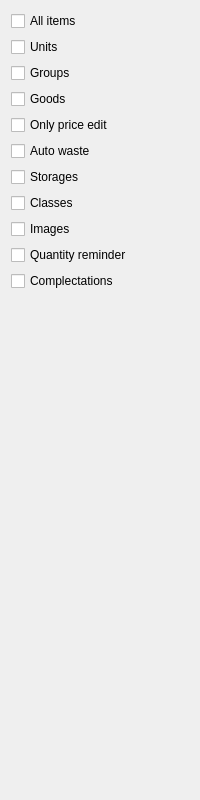
     <widget class="QWidget" name="tab_6">
      <attribute name="title">
       <string>Goods</string>
      </attribute>
      <layout class="QGridLayout" name="gridLayout_4">
       <item row="3" column="0">
        <widget class="C5CheckBox" name="checkBox_14">
         <property name="text">
          <string>Goods</string>
         </property>
         <property name="Tag" stdset="0">
          <number>603</number>
         </property>
        </widget>
       </item>
       <item row="9" column="0">
        <widget class="C5CheckBox" name="checkBox_211">
         <property name="text">
          <string>Quantity reminder</string>
         </property>
         <property name="Tag" stdset="0">
          <number>609</number>
         </property>
        </widget>
       </item>
       <item row="5" column="0">
        <widget class="C5CheckBox" name="checkBox_15">
         <property name="text">
          <string>Auto waste</string>
         </property>
         <property name="Tag" stdset="0">
          <number>604</number>
         </property>
        </widget>
       </item>
       <item row="11" column="1">
        <spacer name="verticalSpacer_4">
         <property name="orientation">
          <enum>Qt::Vertical</enum>
         </property>
         <property name="sizeHint" stdset="0">
          <size>
           <width>20</width>
           <height>498</height>
          </size>
         </property>
        </spacer>
       </item>
       <item row="10" column="0">
        <widget class="C5CheckBox" name="checkBox_213">
         <property name="text">
          <string>Complectations</string>
         </property>
         <property name="Tag" stdset="0">
          <number>610</number>
         </property>
        </widget>
       </item>
       <item row="7" column="0">
        <widget class="C5CheckBox" name="checkBox_63">
         <property name="text">
          <string>Classes</string>
         </property>
         <property name="Tag" stdset="0">
          <number>607</number>
         </property>
        </widget>
       </item>
       <item row="8" column="0">
        <widget class="C5CheckBox" name="checkBox_65">
         <property name="text">
          <string>Images</string>
         </property>
         <property name="Tag" stdset="0">
          <number>608</number>
         </property>
        </widget>
       </item>
       <item row="1" column="0">
        <widget class="C5CheckBox" name="checkBox_12">
         <property name="text">
          <string>Units</string>
         </property>
         <property name="Tag" stdset="0">
          <number>601</number>
         </property>
        </widget>
       </item>
       <item row="6" column="0">
        <widget class="C5CheckBox" name="checkBox_17">
         <property name="text">
          <string>Storages</string>
         </property>
         <property name="Tag" stdset="0">
          <number>605</number>
         </property>
        </widget>
       </item>
       <item row="4" column="0">
        <widget class="C5CheckBox" name="checkBox_105">
         <property name="text">
          <string>Only price edit</string>
         </property>
         <property name="Tag" stdset="0">
          <number>611</number>
         </property>
        </widget>
       </item>
       <item row="0" column="0">
        <widget class="C5CheckBox" name="chGoods">
         <property name="text">
          <string>All items</string>
         </property>
         <property name="Tag" stdset="0">
          <number>600</number>
         </property>
        </widget>
       </item>
       <item row="2" column="0">
        <widget class="C5CheckBox" name="checkBox_13">
         <property name="text">
          <string>Groups</string>
         </property>
         <property name="Tag" stdset="0">
          <number>602</number>
         </property>
        </widget>
       </item>
      </layout>
     </widget>
